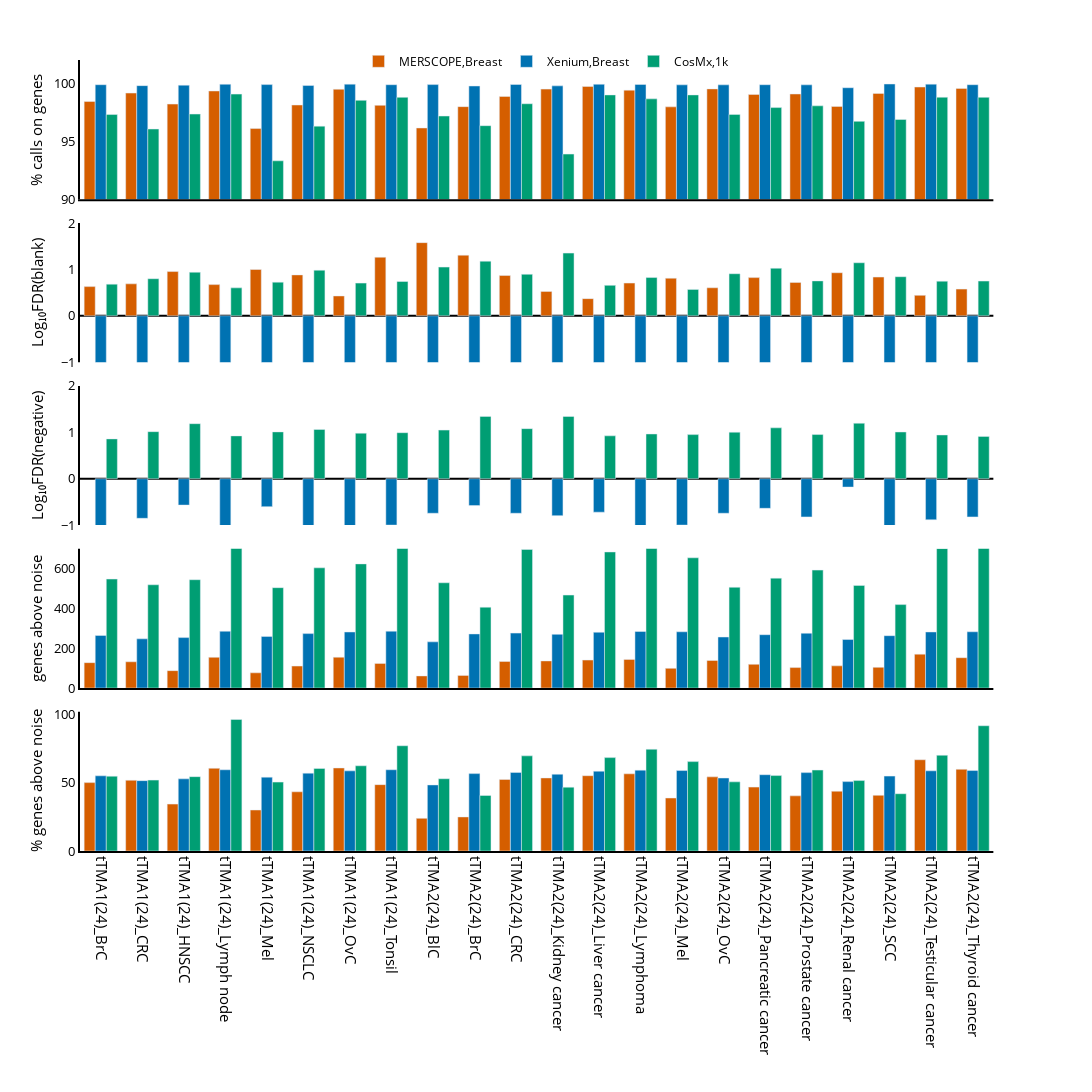

Source (notebook cell):
### Code cell
if not os.path.exists(f'{wd}/figures/Fig_2_Technical_Performance'):
    os.makedirs(f'{wd}/figures/Fig_2_Technical_Performance')

if year == '2024':    

    df_plotly = df_plot.copy()
    df_plotly['tma'] = df_plotly['tma'].apply(lambda x: f"{convert_tma_name_dict[x]}({year[-2:]})")
    df_plotly['tma_tissue'] = df_plotly['tma'] + '_' + df_plotly['tissue_type']
    df_plotly = df_plotly.loc[~df_plotly['tma_tissue'].isin(
        [
            'tTMA1(24)_BlC',
            'tTMA2(24)_Liposarcoma',
        ])]

    df_plotly = df_plotly.sort_values(by='tma_tissue').reset_index()

    fontsize=15
    width = 1000
    if supplement:
        width=1200
    height = 1100
    groupby = 'Platform'
    if supplement:
        groupby = 'Platform_Panel'
        custom_palette = {}
        for Platform_Panel in df_plotly['Platform_Panel'].unique():
            custom_palette[Platform_Panel] = sample_color[Platform_Panel]

    # Define your initial figure
    fig = px.bar(df_plotly, x="tma_tissue", y="value",
                color=groupby, barmode="group", 
                facet_row="metric", color_discrete_map=custom_palette,
                width=width, height=height,
                category_orders={"metric": ['% calls on genes',
                                            'Log₁₀FDR(blank)',
                                            'Log₁₀FDR(negative)',
                                            'genes above noise',
                                            '% genes above noise']})


    print ('FDR was log10 transformed to show the difference, hard to see xenium when cosmx FDR is around 100.')

    # Update x-axis settings with black text
    fig.update_xaxes(tickvals=df_plotly['tma_tissue'].unique(),
                    tickangle=90, title_text='', 
                    title_font=dict(color='black'), tickfont=dict(color='black', size=fontsize))


    # Update y-axis settings with black text
    fig.update_yaxes(matches=None, title_text='', title_font=dict(color='black'), tickfont=dict(color='black', size=fontsize-2))
    fig.update_yaxes(row=1, range=[0, 102], title_font=dict(color='black'), tickfont=dict(color='black'))
    fig.update_yaxes(row=2, range=[0, 700], title_font=dict(color='black'), tickfont=dict(color='black'))
    fig.update_yaxes(row=3, range=[-1, 2], title_font=dict(color='black'), tickfont=dict(color='black'))
    fig.update_yaxes(row=4, range=[-1, 2], title_font=dict(color='black'), tickfont=dict(color='black'))
    fig.update_yaxes(row=5, range=[90,102], title_font=dict(color='black'), tickfont=dict(color='black'))

    fig.update_xaxes(row=1, showline=True, linewidth=2, linecolor='black')
    fig.update_xaxes(row=2, showline=True, linewidth=2, linecolor='black')
    fig.update_yaxes(row=3, zeroline=True, zerolinewidth=2, zerolinecolor='black')
    fig.update_yaxes(row=4, zeroline=True, zerolinewidth=2, zerolinecolor='black')
    fig.update_xaxes(row=5, showline=True, linewidth=2, linecolor='black')

    fig.update_yaxes(showline=True, linewidth=2, linecolor='black')

    # Update legend settings
    fig.update_layout(
        legend=dict(
            title='',
            orientation="h",  # horizontal alignment
            yanchor="bottom", 
            y=0.98,  # position legend just above the plot
            xanchor="center",
            x=0.5  # center the legend
        ),
        font=dict(color='black'),  # Set global font color to black
        paper_bgcolor='rgba(0,0,0,0)',
        plot_bgcolor='rgba(0,0,0,0)',
        
    )

    # Modify row title annotations and set text color to black
    for annotation in fig.layout.annotations:
        annotation.font.size = fontsize
        annotation.font.color = 'black'  # Set the annotation text color to black
        annotation.x = -0.06
        annotation.textangle = 270
        for metric in df_plot.metric.unique():
            if annotation.text == f'metric={metric}':
                annotation.text = metric

    # Display the figure and save to file
    fig.show()
    if supplement:
        pio.write_image(fig, f'{wd}/figures/Fig_2_Technical_Performance/Supp_Fig_2_tech_{year}_{tma}_tma.png',scale=4, width=width, height=height)
        pio.write_image(fig, f'{wd}/figures/Fig_2_Technical_Performance/Supp_Fig_2_tech_{year}_{tma}_tma.eps',scale=4, width=width, height=height)
    else:
        pio.write_image(fig, f'{wd}/figures/Fig_2_Technical_Performance/Main_Fig_2_tech_{year}_{tma}_tma.png',scale=4, width=width, height=height)
        pio.write_image(fig, f'{wd}/figures/Fig_2_Technical_Performance/Main_Fig_2_tech_{year}_{tma}_tma.eps',scale=4, width=width, height=height)

### Figure 1 — Plotly figure (JSON) as saved in the notebook; plotly's stock layout.template omitted (floating-point values rounded to 4 significant figures)
{"data": [{"alignmentgroup": "True", "hovertemplate": "Platform_Panel=MERSCOPE,Breast<br>metric=% calls on genes<br>tma_tissue=%{x}<br>value=%{y}<extra></extra>", "legendgroup": "MERSCOPE,Breast", "marker": {"color": "#D55E00", "pattern": {"shape": ""}}, "name": "MERSCOPE,Breast", "offsetgroup": "MERSCOPE,Breast", "orientation": "v", "showlegend": true, "textposition": "auto", "type": "bar", "x": ["tTMA1(24)_BrC", "tTMA1(24)_CRC", "tTMA1(24)_HNSCC", "tTMA1(24)_Lymph node", "tTMA1(24)_Mel", "tTMA1(24)_NSCLC", "tTMA1(24)_OvC", "tTMA1(24)_Tonsil", "tTMA2(24)_BlC", "tTMA2(24)_BrC", "tTMA2(24)_CRC", "tTMA2(24)_Kidney cancer", "tTMA2(24)_Liver cancer", "tTMA2(24)_Lymphoma", "tTMA2(24)_Mel", "tTMA2(24)_OvC", "tTMA2(24)_Pancreatic cancer", "tTMA2(24)_Prostate cancer", "tTMA2(24)_Renal cancer", "tTMA2(24)_SCC", "tTMA2(24)_Testicular cancer", "tTMA2(24)_Thyroid cancer"], "xaxis": "x5", "y": [98.42, 99.15, 98.2, 99.33, 96.09, 98.12, 99.48, 98.09, 96.14, 97.98, 98.86, 99.49, 99.72, 99.4, 97.96, 99.51, 99.03, 99.07, 98, 99.12, 99.67, 99.55], "yaxis": "y5"}, {"alignmentgroup": "True", "hovertemplate": "Platform_Panel=MERSCOPE,Breast<br>metric=Log₁₀FDR(blank)<br>tma_tissue=%{x}<br>value=%{y}<extra></extra>", "legendgroup": "MERSCOPE,Breast", "marker": {"color": "#D55E00", "pattern": {"shape": ""}}, "name": "MERSCOPE,Breast", "offsetgroup": "MERSCOPE,Breast", "orientation": "v", "showlegend": false, "textposition": "auto", "type": "bar", "x": ["tTMA1(24)_BrC", "tTMA1(24)_CRC", "tTMA1(24)_HNSCC", "tTMA1(24)_Lymph node", "tTMA1(24)_Mel", "tTMA1(24)_NSCLC", "tTMA1(24)_OvC", "tTMA1(24)_Tonsil", "tTMA2(24)_BlC", "tTMA2(24)_BrC", "tTMA2(24)_CRC", "tTMA2(24)_Kidney cancer", "tTMA2(24)_Liver cancer", "tTMA2(24)_Lymphoma", "tTMA2(24)_Mel", "tTMA2(24)_OvC", "tTMA2(24)_Pancreatic cancer", "tTMA2(24)_Prostate cancer", "tTMA2(24)_Renal cancer", "tTMA2(24)_SCC", "tTMA2(24)_Testicular cancer", "tTMA2(24)_Thyroid cancer"], "xaxis": "x4", "y": [0.6284, 0.6875, 0.9528, 0.6712, 0.9969, 0.8802, 0.4265, 1.261, 1.576, 1.305, 0.8669, 0.525, 0.3692, 0.7044, 0.8089, 0.6031, 0.8222, 0.7185, 0.9274, 0.8338, 0.4393, 0.574], "yaxis": "y4"}, {"alignmentgroup": "True", "hovertemplate": "Platform_Panel=MERSCOPE,Breast<br>metric=genes above noise<br>tma_tissue=%{x}<br>value=%{y}<extra></extra>", "legendgroup": "MERSCOPE,Breast", "marker": {"color": "#D55E00", "pattern": {"shape": ""}}, "name": "MERSCOPE,Breast", "offsetgroup": "MERSCOPE,Breast", "orientation": "v", "showlegend": false, "textposition": "auto", "type": "bar", "x": ["tTMA1(24)_BrC", "tTMA1(24)_CRC", "tTMA1(24)_HNSCC", "tTMA1(24)_Lymph node", "tTMA1(24)_Mel", "tTMA1(24)_NSCLC", "tTMA1(24)_OvC", "tTMA1(24)_Tonsil", "tTMA2(24)_BlC", "tTMA2(24)_BrC", "tTMA2(24)_CRC", "tTMA2(24)_Kidney cancer", "tTMA2(24)_Liver cancer", "tTMA2(24)_Lymphoma", "tTMA2(24)_Mel", "tTMA2(24)_OvC", "tTMA2(24)_Pancreatic cancer", "tTMA2(24)_Prostate cancer", "tTMA2(24)_Renal cancer", "tTMA2(24)_SCC", "tTMA2(24)_Testicular cancer", "tTMA2(24)_Thyroid cancer"], "xaxis": "x2", "y": [127.8, 132.1, 87.61, 154.5, 76.57, 110.6, 155.1, 124, 61, 63.67, 133.7, 136.5, 140.7, 144.2, 99, 138.5, 119.3, 103, 111.7, 104, 170.5, 152.7], "yaxis": "y2"}, {"alignmentgroup": "True", "hovertemplate": "Platform_Panel=MERSCOPE,Breast<br>metric=% genes above noise<br>tma_tissue=%{x}<br>value=%{y}<extra></extra>", "legendgroup": "MERSCOPE,Breast", "marker": {"color": "#D55E00", "pattern": {"shape": ""}}, "name": "MERSCOPE,Breast", "offsetgroup": "MERSCOPE,Breast", "orientation": "v", "showlegend": false, "textposition": "auto", "type": "bar", "x": ["tTMA1(24)_BrC", "tTMA1(24)_CRC", "tTMA1(24)_HNSCC", "tTMA1(24)_Lymph node", "tTMA1(24)_Mel", "tTMA1(24)_NSCLC", "tTMA1(24)_OvC", "tTMA1(24)_Tonsil", "tTMA2(24)_BlC", "tTMA2(24)_BrC", "tTMA2(24)_CRC", "tTMA2(24)_Kidney cancer", "tTMA2(24)_Liver cancer", "tTMA2(24)_Lymphoma", "tTMA2(24)_Mel", "tTMA2(24)_OvC", "tTMA2(24)_Pancreatic cancer", "tTMA2(24)_Prostate cancer", "tTMA2(24)_Renal cancer", "tTMA2(24)_SCC", "tTMA2(24)_Testicular cancer", "tTMA2(24)_Thyroid cancer"], "xaxis": "x", "y": [50.1, 51.82, 34.36, 60.59, 30.03, 43.37, 60.83, 48.63, 23.92, 24.97, 52.42, 53.53, 55.16, 56.55, 38.82, 54.31, 46.8, 40.39, 43.79, 40.78, 66.86, 59.87], "yaxis": "y"}, {"alignmentgroup": "True", "hovertemplate": "Platform_Panel=Xenium,Breast<br>metric=% calls on genes<br>tma_tissue=%{x}<br>value=%{y}<extra></extra>", "legendgroup": "Xenium,Breast", "marker": {"color": "#0072B2", "pattern": {"shape": ""}}, "name": "Xenium,Breast", "offsetgroup": "Xenium,Breast", "orientation": "v", "showlegend": true, "textposition": "auto", "type": "bar", "x": ["tTMA1(24)_BrC", "tTMA1(24)_CRC", "tTMA1(24)_HNSCC", "tTMA1(24)_Lymph node", "tTMA1(24)_Mel", "tTMA1(24)_NSCLC", "tTMA1(24)_OvC", "tTMA1(24)_Tonsil", "tTMA2(24)_BlC", "tTMA2(24)_BrC", "tTMA2(24)_CRC", "tTMA2(24)_Kidney cancer", "tTMA2(24)_Liver cancer", "tTMA2(24)_Lymphoma", "tTMA2(24)_Mel", "tTMA2(24)_OvC", "tTMA2(24)_Pancreatic cancer", "tTMA2(24)_Prostate cancer", "tTMA2(24)_Renal cancer", "tTMA2(24)_SCC", "tTMA2(24)_Testicular cancer", "tTMA2(24)_Thyroid cancer"], "xaxis": "x5", "y": [99.87, 99.79, 99.83, 99.91, 99.88, 99.8, 99.92, 99.87, 99.88, 99.76, 99.89, 99.77, 99.91, 99.89, 99.86, 99.86, 99.87, 99.86, 99.61, 99.93, 99.92, 99.87], "yaxis": "y5"}, {"alignmentgroup": "True", "hovertemplate": "Platform_Panel=Xenium,Breast<br>metric=Log₁₀FDR(blank)<br>tma_tissue=%{x}<br>value=%{y}<extra></extra>", "legendgroup": "Xenium,Breast", "marker": {"color": "#0072B2", "pattern": {"shape": ""}}, "name": "Xenium,Breast", "offsetgroup": "Xenium,Breast", "orientation": "v", "showlegend": false, "textposition": "auto", "type": "bar", "x": ["tTMA1(24)_BrC", "tTMA1(24)_CRC", "tTMA1(24)_HNSCC", "tTMA1(24)_Lymph node", "tTMA1(24)_Mel", "tTMA1(24)_NSCLC", "tTMA1(24)_OvC", "tTMA1(24)_Tonsil", "tTMA2(24)_BlC", "tTMA2(24)_BrC", "tTMA2(24)_CRC", "tTMA2(24)_Kidney cancer", "tTMA2(24)_Liver cancer", "tTMA2(24)_Lymphoma", "tTMA2(24)_Mel", "tTMA2(24)_OvC", "tTMA2(24)_Pancreatic cancer", "tTMA2(24)_Prostate cancer", "tTMA2(24)_Renal cancer", "tTMA2(24)_SCC", "tTMA2(24)_Testicular cancer", "tTMA2(24)_Thyroid cancer"], "xaxis": "x4", "y": [-2, -2, -1.523, -2, -1.699, -2, -2, -2, -1.699, -1.574, -1.699, -1.699, -1.699, -2, -2, -1.699, -1.699, -1.699, -1.155, -4, -2, -1.699], "yaxis": "y4"}, {"alignmentgroup": "True", "hovertemplate": "Platform_Panel=Xenium,Breast<br>metric=Log₁₀FDR(negative)<br>tma_tissue=%{x}<br>value=%{y}<extra></extra>", "legendgroup": "Xenium,Breast", "marker": {"color": "#0072B2", "pattern": {"shape": ""}}, "name": "Xenium,Breast", "offsetgroup": "Xenium,Breast", "orientation": "v", "showlegend": false, "textposition": "auto", "type": "bar", "x": ["tTMA1(24)_BrC", "tTMA1(24)_CRC", "tTMA1(24)_HNSCC", "tTMA1(24)_Lymph node", "tTMA1(24)_Mel", "tTMA1(24)_NSCLC", "tTMA1(24)_OvC", "tTMA1(24)_Tonsil", "tTMA2(24)_BlC", "tTMA2(24)_BrC", "tTMA2(24)_CRC", "tTMA2(24)_Kidney cancer", "tTMA2(24)_Liver cancer", "tTMA2(24)_Lymphoma", "tTMA2(24)_Mel", "tTMA2(24)_OvC", "tTMA2(24)_Pancreatic cancer", "tTMA2(24)_Prostate cancer", "tTMA2(24)_Renal cancer", "tTMA2(24)_SCC", "tTMA2(24)_Testicular cancer", "tTMA2(24)_Thyroid cancer"], "xaxis": "x3", "y": [-1.046, -0.8539, -0.5686, -1.222, -0.6021, -1.097, -1.301, -1, -0.7447, -0.5795, -0.7447, -0.7959, -0.7212, -1.03, -1, -0.7447, -0.6383, -0.8239, -0.1805, -1.398, -0.8861, -0.8239], "yaxis": "y3"}, {"alignmentgroup": "True", "hovertemplate": "Platform_Panel=Xenium,Breast<br>metric=genes above noise<br>tma_tissue=%{x}<br>value=%{y}<extra></extra>", "legendgroup": "Xenium,Breast", "marker": {"color": "#0072B2", "pattern": {"shape": ""}}, "name": "Xenium,Breast", "offsetgroup": "Xenium,Breast", "orientation": "v", "showlegend": false, "textposition": "auto", "type": "bar", "x": ["tTMA1(24)_BrC", "tTMA1(24)_CRC", "tTMA1(24)_HNSCC", "tTMA1(24)_Lymph node", "tTMA1(24)_Mel", "tTMA1(24)_NSCLC", "tTMA1(24)_OvC", "tTMA1(24)_Tonsil", "tTMA2(24)_BlC", "tTMA2(24)_BrC", "tTMA2(24)_CRC", "tTMA2(24)_Kidney cancer", "tTMA2(24)_Liver cancer", "tTMA2(24)_Lymphoma", "tTMA2(24)_Mel", "tTMA2(24)_OvC", "tTMA2(24)_Pancreatic cancer", "tTMA2(24)_Prostate cancer", "tTMA2(24)_Renal cancer", "tTMA2(24)_SCC", "tTMA2(24)_Testicular cancer", "tTMA2(24)_Thyroid cancer"], "xaxis": "x2", "y": [264.4, 247.5, 253.7, 285.7, 259.7, 273.8, 281.8, 285.8, 232.3, 272.2, 276.3, 270, 280.7, 284.3, 283, 256.7, 268.3, 275.7, 244, 263.3, 282, 283], "yaxis": "y2"}, {"alignmentgroup": "True", "hovertemplate": "Platform_Panel=Xenium,Breast<br>metric=% genes above noise<br>tma_tissue=%{x}<br>value=%{y}<extra></extra>", "legendgroup": "Xenium,Breast", "marker": {"color": "#0072B2", "pattern": {"shape": ""}}, "name": "Xenium,Breast", "offsetgroup": "Xenium,Breast", "orientation": "v", "showlegend": false, "textposition": "auto", "type": "bar", "x": ["tTMA1(24)_BrC", "tTMA1(24)_CRC", "tTMA1(24)_HNSCC", "tTMA1(24)_Lymph node", "tTMA1(24)_Mel", "tTMA1(24)_NSCLC", "tTMA1(24)_OvC", "tTMA1(24)_Tonsil", "tTMA2(24)_BlC", "tTMA2(24)_BrC", "tTMA2(24)_CRC", "tTMA2(24)_Kidney cancer", "tTMA2(24)_Liver cancer", "tTMA2(24)_Lymphoma", "tTMA2(24)_Mel", "tTMA2(24)_OvC", "tTMA2(24)_Pancreatic cancer", "tTMA2(24)_Prostate cancer", "tTMA2(24)_Renal cancer", "tTMA2(24)_SCC", "tTMA2(24)_Testicular cancer", "tTMA2(24)_Thyroid cancer"], "xaxis": "x", "y": [55.08, 51.56, 52.86, 59.51, 54.11, 57.04, 58.72, 59.54, 48.4, 56.7, 57.57, 56.25, 58.47, 59.24, 58.96, 53.47, 55.9, 57.43, 50.83, 54.86, 58.75, 58.96], "yaxis": "y"}, {"alignmentgroup": "True", "hovertemplate": "Platform_Panel=CosMx,1k<br>metric=% calls on genes<br>tma_tissue=%{x}<br>value=%{y}<extra></extra>", "legendgroup": "CosMx,1k", "marker": {"color": "#009E73", "pattern": {"shape": ""}}, "name": "CosMx,1k", "offsetgroup": "CosMx,1k", "orientation": "v", "showlegend": true, "textposition": "auto", "type": "bar", "x": ["tTMA1(24)_BrC", "tTMA1(24)_CRC", "tTMA1(24)_HNSCC", "tTMA1(24)_Lymph node", "tTMA1(24)_Mel", "tTMA1(24)_NSCLC", "tTMA1(24)_OvC", "tTMA1(24)_Tonsil", "tTMA2(24)_BlC", "tTMA2(24)_BrC", "tTMA2(24)_CRC", "tTMA2(24)_Kidney cancer", "tTMA2(24)_Liver cancer", "tTMA2(24)_Lymphoma", "tTMA2(24)_Mel", "tTMA2(24)_OvC", "tTMA2(24)_Pancreatic cancer", "tTMA2(24)_Prostate cancer", "tTMA2(24)_Renal cancer", "tTMA2(24)_SCC", "tTMA2(24)_Testicular cancer", "tTMA2(24)_Thyroid cancer"], "xaxis": "x5", "y": [97.3, 96.05, 97.34, 99.06, 93.31, 96.3, 98.52, 98.78, 97.17, 96.34, 98.23, 93.89, 98.99, 98.65, 98.99, 97.31, 97.9, 98.05, 96.71, 96.87, 98.79, 98.78], "yaxis": "y5"}, {"alignmentgroup": "True", "hovertemplate": "Platform_Panel=CosMx,1k<br>metric=Log₁₀FDR(blank)<br>tma_tissue=%{x}<br>value=%{y}<extra></extra>", "legendgroup": "CosMx,1k", "marker": {"color": "#009E73", "pattern": {"shape": ""}}, "name": "CosMx,1k", "offsetgroup": "CosMx,1k", "orientation": "v", "showlegend": false, "textposition": "auto", "type": "bar", "x": ["tTMA1(24)_BrC", "tTMA1(24)_CRC", "tTMA1(24)_HNSCC", "tTMA1(24)_Lymph node", "tTMA1(24)_Mel", "tTMA1(24)_NSCLC", "tTMA1(24)_OvC", "tTMA1(24)_Tonsil", "tTMA2(24)_BlC", "tTMA2(24)_BrC", "tTMA2(24)_CRC", "tTMA2(24)_Kidney cancer", "tTMA2(24)_Liver cancer", "tTMA2(24)_Lymphoma", "tTMA2(24)_Mel", "tTMA2(24)_OvC", "tTMA2(24)_Pancreatic cancer", "tTMA2(24)_Prostate cancer", "tTMA2(24)_Renal cancer", "tTMA2(24)_SCC", "tTMA2(24)_Testicular cancer", "tTMA2(24)_Thyroid cancer"], "xaxis": "x4", "y": [0.6812, 0.798, 0.938, 0.601, 0.7243, 0.9814, 0.7033, 0.738, 1.049, 1.176, 0.8938, 1.35, 0.6551, 0.8235, 0.5682, 0.9058, 1.024, 0.7513, 1.142, 0.8414, 0.7451, 0.7474], "yaxis": "y4"}, {"alignmentgroup": "True", "hovertemplate": "Platform_Panel=CosMx,1k<br>metric=Log₁₀FDR(negative)<br>tma_tissue=%{x}<br>value=%{y}<extra></extra>", "legendgroup": "CosMx,1k", "marker": {"color": "#009E73", "pattern": {"shape": ""}}, "name": "CosMx,1k", "offsetgroup": "CosMx,1k", "orientation": "v", "showlegend": false, "textposition": "auto", "type": "bar", "x": ["tTMA1(24)_BrC", "tTMA1(24)_CRC", "tTMA1(24)_HNSCC", "tTMA1(24)_Lymph node", "tTMA1(24)_Mel", "tTMA1(24)_NSCLC", "tTMA1(24)_OvC", "tTMA1(24)_Tonsil", "tTMA2(24)_BlC", "tTMA2(24)_BrC", "tTMA2(24)_CRC", "tTMA2(24)_Kidney cancer", "tTMA2(24)_Liver cancer", "tTMA2(24)_Lymphoma", "tTMA2(24)_Mel", "tTMA2(24)_OvC", "tTMA2(24)_Pancreatic cancer", "tTMA2(24)_Prostate cancer", "tTMA2(24)_Renal cancer", "tTMA2(24)_SCC", "tTMA2(24)_Testicular cancer", "tTMA2(24)_Thyroid cancer"], "xaxis": "x3", "y": [0.8579, 1.014, 1.186, 0.9227, 1.009, 1.061, 0.9809, 0.9912, 1.047, 1.343, 1.078, 1.341, 0.9238, 0.9636, 0.9504, 1.002, 1.096, 0.9518, 1.195, 1.007, 0.9425, 0.9117], "yaxis": "y3"}, {"alignmentgroup": "True", "hovertemplate": "Platform_Panel=CosMx,1k<br>metric=genes above noise<br>tma_tissue=%{x}<br>value=%{y}<extra></extra>", "legendgroup": "CosMx,1k", "marker": {"color": "#009E73", "pattern": {"shape": ""}}, "name": "CosMx,1k", "offsetgroup": "CosMx,1k", "orientation": "v", "showlegend": false, "textposition": "auto", "type": "bar", "x": ["tTMA1(24)_BrC", "tTMA1(24)_CRC", "tTMA1(24)_HNSCC", "tTMA1(24)_Lymph node", "tTMA1(24)_Mel", "tTMA1(24)_NSCLC", "tTMA1(24)_OvC", "tTMA1(24)_Tonsil", "tTMA2(24)_BlC", "tTMA2(24)_BrC", "tTMA2(24)_CRC", "tTMA2(24)_Kidney cancer", "tTMA2(24)_Liver cancer", "tTMA2(24)_Lymphoma", "tTMA2(24)_Mel", "tTMA2(24)_OvC", "tTMA2(24)_Pancreatic cancer", "tTMA2(24)_Prostate cancer", "tTMA2(24)_Renal cancer", "tTMA2(24)_SCC", "tTMA2(24)_Testicular cancer", "tTMA2(24)_Thyroid cancer"], "xaxis": "x2", "y": [548.1, 519.3, 544.8, 963.3, 504.8, 604.5, 624.4, 771.1, 529.3, 406.5, 697, 467.5, 684.3, 745.4, 655, 506.7, 552.7, 593, 516, 419.7, 701.5, 917.7], "yaxis": "y2"}, {"alignmentgroup": "True", "hovertemplate": "Platform_Panel=CosMx,1k<br>metric=% genes above noise<br>tma_tissue=%{x}<br>value=%{y}<extra></extra>", "legendgroup": "CosMx,1k", "marker": {"color": "#009E73", "pattern": {"shape": ""}}, "name": "CosMx,1k", "offsetgroup": "CosMx,1k", "orientation": "v", "showlegend": false, "textposition": "auto", "type": "bar", "x": ["tTMA1(24)_BrC", "tTMA1(24)_CRC", "tTMA1(24)_HNSCC", "tTMA1(24)_Lymph node", "tTMA1(24)_Mel", "tTMA1(24)_NSCLC", "tTMA1(24)_OvC", "tTMA1(24)_Tonsil", "tTMA2(24)_BlC", "tTMA2(24)_BrC", "tTMA2(24)_CRC", "tTMA2(24)_Kidney cancer", "tTMA2(24)_Liver cancer", "tTMA2(24)_Lymphoma", "tTMA2(24)_Mel", "tTMA2(24)_OvC", "tTMA2(24)_Pancreatic cancer", "tTMA2(24)_Prostate cancer", "tTMA2(24)_Renal cancer", "tTMA2(24)_SCC", "tTMA2(24)_Testicular cancer", "tTMA2(24)_Thyroid cancer"], "xaxis": "x", "y": [54.81, 51.93, 54.48, 96.33, 50.48, 60.45, 62.44, 77.11, 52.93, 40.65, 69.7, 46.75, 68.43, 74.54, 65.5, 50.67, 55.27, 59.3, 51.6, 41.97, 70.15, 91.77], "yaxis": "y"}], "layout": {"annotations": [{"font": {"color": "black", "size": 15}, "showarrow": false, "text": "% genes above noise", "textangle": -90, "x": -0.06, "xanchor": "left", "xref": "paper", "y": 0.088, "yanchor": "middle", "yref": "paper"}, {"font": {"color": "black", "size": 15}, "showarrow": false, "text": "genes above noise", "textangle": -90, "x": -0.06, "xanchor": "left", "xref": "paper", "y": 0.294, "yanchor": "middle", "yref": "paper"}, {"font": {"color": "black", "size": 15}, "showarrow": false, "text": "Log₁₀FDR(negative)", "textangle": -90, "x": -0.06, "xanchor": "left", "xref": "paper", "y": 0.5, "yanchor": "middle", "yref": "paper"}, {"font": {"color": "black", "size": 15}, "showarrow": false, "text": "Log₁₀FDR(blank)", "textangle": -90, "x": -0.06, "xanchor": "left", "xref": "paper", "y": 0.706, "yanchor": "middle", "yref": "paper"}, {"font": {"color": "black", "size": 15}, "showarrow": false, "text": "% calls on genes", "textangle": -90, "x": -0.06, "xanchor": "left", "xref": "paper", "y": 0.912, "yanchor": "middle", "yref": "paper"}], "barmode": "group", "font": {"color": "black"}, "height": 1100, "legend": {"orientation": "h", "title": {"text": ""}, "tracegroupgap": 0, "x": 0.5, "xanchor": "center", "y": 0.98, "yanchor": "bottom"}, "margin": {"t": 60}, "paper_bgcolor": "rgba(0,0,0,0)", "plot_bgcolor": "rgba(0,0,0,0)", "width": 1200, "xaxis": {"anchor": "y", "domain": [0, 0.98], "linecolor": "black", "linewidth": 2, "showline": true, "tickangle": 90, "tickfont": {"color": "black", "size": 15}, "tickvals": ["tTMA1(24)_BrC", "tTMA1(24)_CRC", "tTMA1(24)_HNSCC", "tTMA1(24)_Lymph node", "tTMA1(24)_Mel", "tTMA1(24)_NSCLC", "tTMA1(24)_OvC", "tTMA1(24)_Tonsil", "tTMA2(24)_BlC", "tTMA2(24)_BrC", "tTMA2(24)_CRC", "tTMA2(24)_Kidney cancer", "tTMA2(24)_Liver cancer", "tTMA2(24)_Lymphoma", "tTMA2(24)_Mel", "tTMA2(24)_OvC", "tTMA2(24)_Pancreatic cancer", "tTMA2(24)_Prostate cancer", "tTMA2(24)_Renal cancer", "tTMA2(24)_SCC", "tTMA2(24)_Testicular cancer", "tTMA2(24)_Thyroid cancer"], "title": {"font": {"color": "black"}, "text": ""}}, "xaxis2": {"anchor": "y2", "domain": [0, 0.98], "linecolor": "black", "linewidth": 2, "matches": "x", "showline": true, "showticklabels": false, "tickangle": 90, "tickfont": {"color": "black", "size": 15}, "tickvals": ["tTMA1(24)_BrC", "tTMA1(24)_CRC", "tTMA1(24)_HNSCC", "tTMA1(24)_Lymph node", "tTMA1(24)_Mel", "tTMA1(24)_NSCLC", "tTMA1(24)_OvC", "tTMA1(24)_Tonsil", "tTMA2(24)_BlC", "tTMA2(24)_BrC", "tTMA2(24)_CRC", "tTMA2(24)_Kidney cancer", "tTMA2(24)_Liver cancer", "tTMA2(24)_Lymphoma", "tTMA2(24)_Mel", "tTMA2(24)_OvC", "tTMA2(24)_Pancreatic cancer", "tTMA2(24)_Prostate cancer", "tTMA2(24)_Renal cancer", "tTMA2(24)_SCC", "tTMA2(24)_Testicular cancer", "tTMA2(24)_Thyroid cancer"], "title": {"font": {"color": "black"}, "text": ""}}, "xaxis3": {"anchor": "y3", "domain": [0, 0.98], "matches": "x", "showticklabels": false, "tickangle": 90, "tickfont": {"color": "black", "size": 15}, "tickvals": ["tTMA1(24)_BrC", "tTMA1(24)_CRC", "tTMA1(24)_HNSCC", "tTMA1(24)_Lymph node", "tTMA1(24)_Mel", "tTMA1(24)_NSCLC", "tTMA1(24)_OvC", "tTMA1(24)_Tonsil", "tTMA2(24)_BlC", "tTMA2(24)_BrC", "tTMA2(24)_CRC", "tTMA2(24)_Kidney cancer", "tTMA2(24)_Liver cancer", "tTMA2(24)_Lymphoma", "tTMA2(24)_Mel", "tTMA2(24)_OvC", "tTMA2(24)_Pancreatic cancer", "tTMA2(24)_Prostate cancer", "tTMA2(24)_Renal cancer", "tTMA2(24)_SCC", "tTMA2(24)_Testicular cancer", "tTMA2(24)_Thyroid cancer"], "title": {"font": {"color": "black"}, "text": ""}}, "xaxis4": {"anchor": "y4", "domain": [0, 0.98], "matches": "x", "showticklabels": false, "tickangle": 90, "tickfont": {"color": "black", "size": 15}, "tickvals": ["tTMA1(24)_BrC", "tTMA1(24)_CRC", "tTMA1(24)_HNSCC", "tTMA1(24)_Lymph node", "tTMA1(24)_Mel", "tTMA1(24)_NSCLC", "tTMA1(24)_OvC", "tTMA1(24)_Tonsil", "tTMA2(24)_BlC", "tTMA2(24)_BrC", "tTMA2(24)_CRC", "tTMA2(24)_Kidney cancer", "tTMA2(24)_Liver cancer", "tTMA2(24)_Lymphoma", "tTMA2(24)_Mel", "tTMA2(24)_OvC", "tTMA2(24)_Pancreatic cancer", "tTMA2(24)_Prostate cancer", "tTMA2(24)_Renal cancer", "tTMA2(24)_SCC", "tTMA2(24)_Testicular cancer", "tTMA2(24)_Thyroid cancer"], "title": {"font": {"color": "black"}, "text": ""}}, "xaxis5": {"anchor": "y5", "domain": [0, 0.98], "linecolor": "black", "linewidth": 2, "matches": "x", "showline": true, "showticklabels": false, "tickangle": 90, "tickfont": {"color": "black", "size": 15}, "tickvals": ["tTMA1(24)_BrC", "tTMA1(24)_CRC", "tTMA1(24)_HNSCC", "tTMA1(24)_Lymph node", "tTMA1(24)_Mel", "tTMA1(24)_NSCLC", "tTMA1(24)_OvC", "tTMA1(24)_Tonsil", "tTMA2(24)_BlC", "tTMA2(24)_BrC", "tTMA2(24)_CRC", "tTMA2(24)_Kidney cancer", "tTMA2(24)_Liver cancer", "tTMA2(24)_Lymphoma", "tTMA2(24)_Mel", "tTMA2(24)_OvC", "tTMA2(24)_Pancreatic cancer", "tTMA2(24)_Prostate cancer", "tTMA2(24)_Renal cancer", "tTMA2(24)_SCC", "tTMA2(24)_Testicular cancer", "tTMA2(24)_Thyroid cancer"], "title": {"font": {"color": "black"}, "text": ""}}, "yaxis": {"anchor": "x", "domain": [0, 0.176], "linecolor": "black", "linewidth": 2, "range": [0, 102], "showline": true, "tickfont": {"color": "black", "size": 13}, "title": {"font": {"color": "black"}, "text": ""}}, "yaxis2": {"anchor": "x2", "domain": [0.206, 0.382], "linecolor": "black", "linewidth": 2, "range": [0, 700], "showline": true, "tickfont": {"color": "black", "size": 13}, "title": {"font": {"color": "black"}, "text": ""}}, "yaxis3": {"anchor": "x3", "domain": [0.412, 0.588], "linecolor": "black", "linewidth": 2, "range": [-1, 2], "showline": true, "tickfont": {"color": "black", "size": 13}, "title": {"font": {"color": "black"}, "text": ""}, "zeroline": true, "zerolinecolor": "black", "zerolinewidth": 2}, "yaxis4": {"anchor": "x4", "domain": [0.618, 0.794], "linecolor": "black", "linewidth": 2, "range": [-1, 2], "showline": true, "tickfont": {"color": "black", "size": 13}, "title": {"font": {"color": "black"}, "text": ""}, "zeroline": true, "zerolinecolor": "black", "zerolinewidth": 2}, "yaxis5": {"anchor": "x5", "domain": [0.824, 1], "linecolor": "black", "linewidth": 2, "range": [90, 102], "showline": true, "tickfont": {"color": "black", "size": 13}, "title": {"font": {"color": "black"}, "text": ""}}}}
